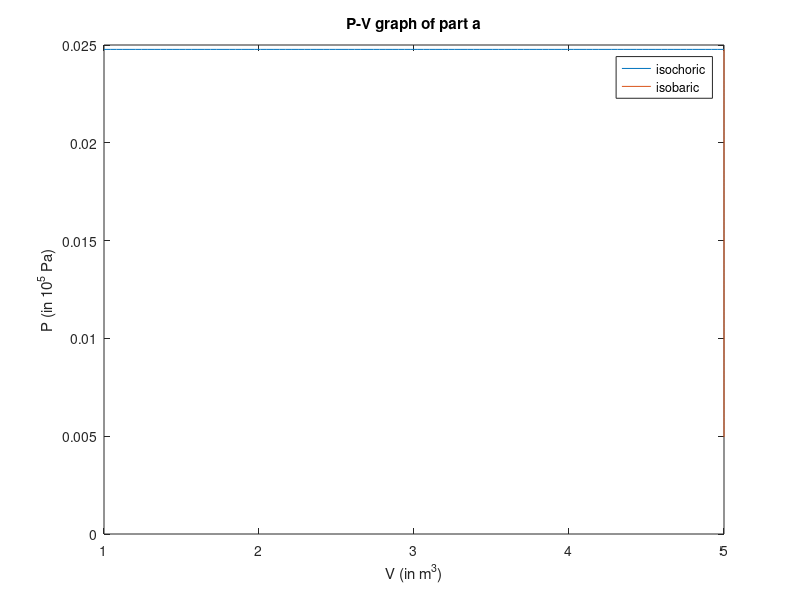
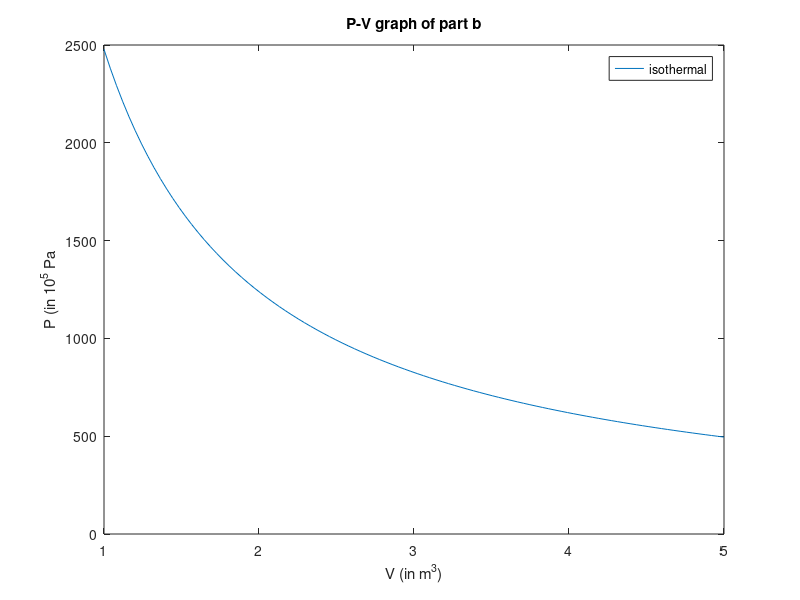
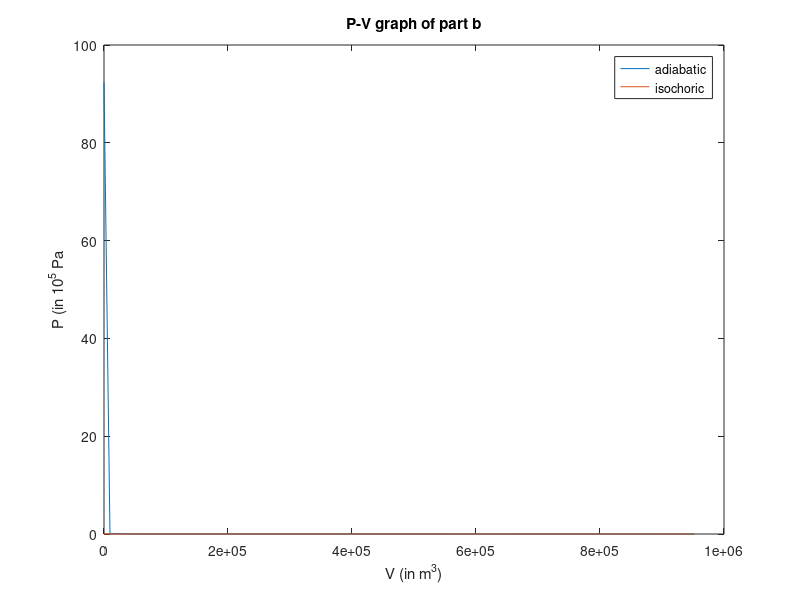

MATLAB code to generate these figures, in order:
p1=1*10^(5);
p2=5*10^(5);
T=25+273;
R=8.314;
Cv=(5/2)*R;
Cp=(7/2)*R;
g=Cp/Cv;
%calculating work
work_isothermal=@(p3,p4)(R*T*log(p4/p3));
work_isochoric=0;
work_isobaric=@(p,v1,v2)(p*(v2-v1));
work_adiabatic=@(t1,t2)((R*(t1-t2))/g-1);

%calculating internal energy
u_isothermal=0;
u_rest=@(t1,t2)(Cv*(t2-t1));

%% part 1(a)
%heating a constant volume
t_intermediate=p2*T/p1;
v_intermediate=R*t_intermediate/p2;
w_cv1=work_isochoric;
u_cv1=u_rest(T,t_intermediate);
Q_cv1= u_cv1+w_cv1;

P1=linspace(1,5,100);
V1=linspace(v_intermediate,v_intermediate,100);


%cooling at constant pressure
v2=v_intermediate*T/t_intermediate;
w_cp1=-work_isobaric(p2,v_intermediate,v2);
u_cp1=u_rest(t_intermediate,T);
Q_cp1=w_cp1+u_cp1;

w_total_a=w_cv1+w_cp1;
Q_total_a=Q_cp1+Q_cv1;
u_total_a=u_cp1+u_cv1;
P2=linspace(5,5,100);
V2=linspace(v_intermediate,v2,100);
figure(1)
plot(P1,V1)
hold on
plot(P2,V2)
title('P-V graph of part a')
xlabel('V (in m^3)')
ylabel('P (in 10^5 Pa)')
legend('isochoric','isobaric')

%%part 1(b)
w_isoth=work_isothermal(p1,p2);
u_isoth=u_isothermal;
Q_isoth=u_isoth-w_isoth;
P3=linspace(1,5,100);
for i=1:100
    V3(i)=R*T/P3(i);
end
figure(2)
plot(P3,V3)
title('P-V graph of part b')
xlabel('V (in m^3)')
ylabel('P (in 10^5 Pa')
legend('isothermal')
%%part1(c)
v1=R*T/p1
v2_adi=R*T/p2;
t2_intermediate=T*(v1/v2)^(g-1);
p_adi=R*t2_intermediate/v2;
w_adi=-work_adiabatic(T,t2_intermediate);
u_adi=-w_adi
Q_adi=u_adi+w_adi;
P4=linspace(1,p_adi,100);
for i=1:100
    V4(i)=((p_adi*v2_adi^(g))/P4(i))^(1/g);
end
figure(3)
plot(P4,V4)
title('P-V graph of part c')
xlabel('V (in m^3)')
ylabel('P (in 10^5 Pa')
legend('adiabatic')


w_cv2=work_isochoric;
u_cv2=u_rest(t2_intermediate,T);
Q_cv2=u_cv2+w_cv2;
P5=linspace(p_adi,5,100)
V5=linspace(v2_adi,v2_adi,100)
figure(3)
plot(P4,V4)
hold on
plot(P5,V5)
title('P-V graph of part b')
xlabel('V (in m^3)')
ylabel('P (in 10^5 Pa')
legend('adiabatic','isochoric')


w_total_c=w_adi+w_cv2;
u_total_c=u_adi+u_cv2;
Q_total_c=Q_adi+Q_cv2;



































































































































































































































































































































































































































































































































































































































































































































































































































































































































































































































































































































































































































































































































































































































